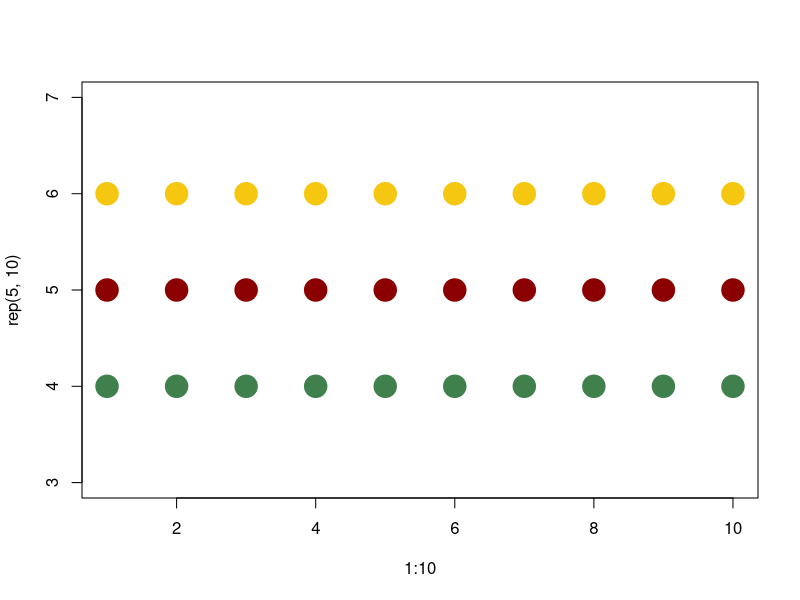

The R source for this figure:
## ---- chunk 1
#1. R as a calculatro
4 + 1 - 2

#2. Assignments
x <- 3         # Assignment
x              # Evaluate the expression and print result

y <- 4         # Assignment
y + 5          # Evaluation, y remains 4

#3. Value comparisons
2==2  # Equality
2!=2  # Inequality


## ---- chunk 2
#1. Vecotrs: Vectors can be constructed by combining their elements with the important R function c().
v1 <- c(1, 5, 11, 33)       # Numeric vector, length 4
v2 <- c("hello","world")    # Character vector, length 2 (a vector of strings)
v3 <- c(TRUE, TRUE, FALSE)  # Logical vector, same as c(T, T, F)

#2. Matrix
#A matrix is a vector with dimensions:
m <- rep(1, 20)   # A vector of 20 elements, all 1
dim(m) <- c(5,4)  # Dimensions set to 5 & 4, so m is now a 5x4 matrix
#Creating a matrix using matrix():
m <- matrix(data=1, nrow=5, ncol=4)  # same matrix as above, 5x4, full of 1s
m <- matrix(1,5,4)                       # same matrix as above
dim(m)                               # What are the dimensions of m?
#Creating a matrix by combining vectors:
m <- cbind(1:5, 5:1, 5:9)  # Bind 3 vectors as columns, 5x3 matrix
m <- rbind(1:5, 5:1, 5:9)  # Bind 3 vectors as rows, 3x5 matrix

#3. Lists: Lists are collections of objects.
l1 <- list(boo=v1,foo=v2,moo=v3,zoo="Animals!")  # A list with four components
l2 <- list(v1,v2,v3,"Animals!")

#4. Data Frames: The data frame is a special kind of list used for storing dataset tables. 
dfr1 <- data.frame( ID=1:4,
                    FirstName=c("John","Jim","Jane","Jill"),
                    Female=c(F,F,T,T), 
                    Age=c(22,33,44,55) )

dfr1$FirstName   # Access the second column of dfr1. 

## ---- chunk 3
# if (condition) expr1 else expr2
x <- 5; y <- 10
if (x==0) y <- 0 else y <- y/x #  
y

# for (variable in sequence) expr
ASum <- 0; AProd <- 1
for (i in 1:x)  
{
  ASum <- ASum + i
  AProd <- AProd * i
}
ASum  # equivalent to sum(1:x)
AProd # equivalemt to prod(1:x)

## ---- chunk 4
# In the simple base R plot chart below, x and y are the point coordinates, pch is the point symbol shape, cex is the point size, and col is the color. To see the parameters for plotting in base R, check out ?par
plot(x=1:10, y=rep(5,10), pch=19, cex=3, col="dark red")
points(x=1:10, y=rep(6, 10), pch=19, cex=3, col="557799")
points(x=1:10, y=rep(4, 10), pch=19, cex=3, col=rgb(.25, .5, .3))


